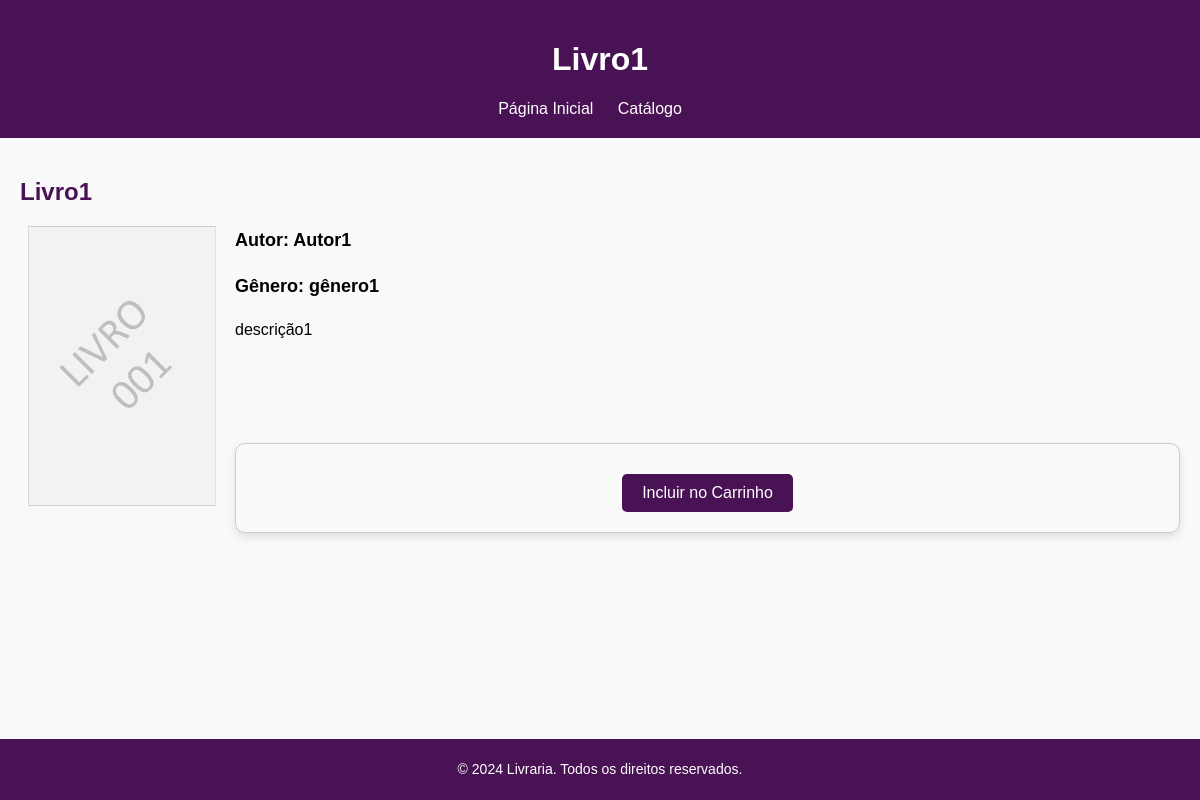
/users/modelo_livro.php?id=1001, run on the app's committed database.
### tables this page shows
CREATE TABLE `livros` (
  `id` int NOT NULL,
  `capa` varchar(18) DEFAULT NULL,
  `titulo` varchar(20) DEFAULT NULL,
  `autor` varchar(8) DEFAULT NULL,
  `isbn` bigint DEFAULT NULL,
  `descricao` varchar(1000) DEFAULT NULL,
  `data_pub` varchar(10) DEFAULT NULL,
  `genero` varchar(7) DEFAULT NULL
);

### users/modelo_livro.php (the view, shortened to what this page needs)
<?php
include 'connection.php';
if (isset($_GET['id'])) {
    $livro_id = $_GET['id'];
    $sql = "SELECT * FROM livros WHERE id = $livro_id";
    $result = $conn->query($sql);
    if ($result->num_rows > 0) {
        $row = $result->fetch_assoc();
    } else {
        echo "<p>Livro não encontrado.</p>";
        exit;
    }
} else {
    echo "<p>ID do livro não fornecido.</p>";
    exit;
}
?>
<!DOCTYPE html>
<html lang="en">
<head>
    <link rel="stylesheet" href="style_modelo.css">
</head>
<body>
    <header>
        <h1><?php echo htmlspecialchars($row['titulo']); ?></h1>
        <nav>
            <ul>
                <li><a href="index.html">Página Inicial</a></li>
                <li><a href="catalogo.php">Catálogo</a></li>
            </ul>
        </nav>
    </header>
    <main>
        <h2><?php echo htmlspecialchars($row['titulo']); ?></h2>
        <img src="../<?php echo htmlspecialchars($row['capa']); ?>" alt="<?php echo htmlspecialchars($row['titulo']); ?>">
        <div>
            <p class="author">Autor: <?php echo htmlspecialchars($row['autor']); ?></p>
            <p class="price">Gênero: <?php echo htmlspecialchars($row['genero']); ?></p>
            <p><?php echo htmlspecialchars($row['descricao']); ?></p>
        </div>
        <form action="modelo_livro.php?id=<?php echo $livro_id; ?>" method="POST">
            <button type="submit">Incluir no Carrinho</button>
        </form>
    </main>
    <footer>
        <p>&copy; 2024 Livraria. Todos os direitos reservados.</p>
    </footer>
</body>
</html>

### users/style_modelo.css (style rules this page uses)
body { font-family: Arial, sans-serif; background-color: #f9f9f9; margin: 0; padding: 0; }
header { background-color: #491254; color: #fff; padding: 20px; text-align: center; }
nav ul { list-style-type: none; margin: 0; padding: 0; }
nav ul li { display: inline; margin-right: 20px; }
nav ul li a { color: #fff; text-decoration: none; }
main { padding: 20px; }
h2 { color: #491254; }
img { width: 200px; height: 280px; float: left; margin-right: 15px; }
p { margin-bottom: 15px; line-height: 1.6; }
p.author, p.price { font-size: 18px; font-weight: bold; }
footer { background-color: #491254; color: #fff; text-align: center; padding: 5px 0; position: fixed; bottom: 0; width: 100%; font-size: 14px; }
form { display: flex; flex-direction: column; align-items: center; margin: 20px 0; margin-bottom: 60px; padding: 20px; border: 1px solid #ccc; border-radius: 10px; background-color: #f9f9f9; box-shadow: 0 4px 8px rgba(0, 0, 0, 0.1); }
form button[type="submit"] { background-color: #491254; color: white; padding: 10px 20px; font-size: 16px; border: none; border-radius: 5px; cursor: pointer; transition: background-color 0.3s; margin-top: 10px; }

### data on the page
livros: titulo "Livro1", capa (picture), autor "Autor1", genero "gênero1", descricao "descrição1"
